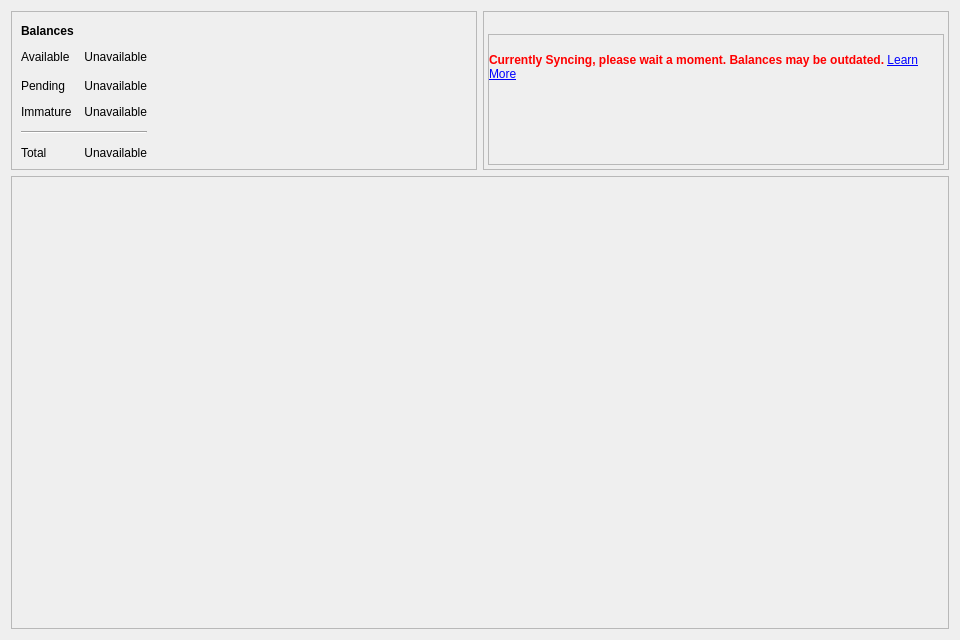
<?xml version="1.0" encoding="UTF-8"?>
<ui version="4.0">
 <class>OverviewPage</class>
 <widget class="QWidget" name="OverviewPage">
  <property name="geometry">
   <rect>
    <x>0</x>
    <y>0</y>
    <width>960</width>
    <height>640</height>
   </rect>
  </property>
  <property name="windowTitle">
   <string>Form</string>
  </property>
  <layout class="QVBoxLayout" name="topLayout">
   <item>
    <layout class="QVBoxLayout" name="verticalLayout_2">
     <item>
      <layout class="QHBoxLayout" name="horizontalLayout_6">
       <item>
        <widget class="QFrame" name="frame">
         <property name="sizePolicy">
          <sizepolicy hsizetype="Minimum" vsizetype="Maximum">
           <horstretch>0</horstretch>
           <verstretch>0</verstretch>
          </sizepolicy>
         </property>
         <property name="maximumSize">
          <size>
           <width>16777215</width>
           <height>256</height>
          </size>
         </property>
         <property name="frameShape">
          <enum>QFrame::StyledPanel</enum>
         </property>
         <property name="frameShadow">
          <enum>QFrame::Raised</enum>
         </property>
         <layout class="QVBoxLayout" name="verticalLayout_4">
          <item>
           <layout class="QHBoxLayout" name="horizontalLayout_4">
            <item>
             <widget class="QLabel" name="label_5">
              <property name="font">
               <font>
                <bold>true</bold>
               </font>
              </property>
              <property name="text">
               <string>Balances</string>
              </property>
             </widget>
            </item>
            <item>
             <spacer name="horizontalSpacer_2">
              <property name="orientation">
               <enum>Qt::Horizontal</enum>
              </property>
              <property name="sizeHint" stdset="0">
               <size>
                <width>40</width>
                <height>20</height>
               </size>
              </property>
             </spacer>
            </item>
           </layout>
          </item>
          <item>
           <layout class="QGridLayout" name="gridLayout">
            <property name="spacing">
             <number>12</number>
            </property>
            <item row="1" column="1">
             <widget class="QLabel" name="labelBalance">
              <property name="cursor">
               <cursorShape>IBeamCursor</cursorShape>
              </property>
              <property name="toolTip">
               <string>Your current spendable balance</string>
              </property>
              <property name="text">
               <string>Unavailable</string>
              </property>
              <property name="alignment">
               <set>Qt::AlignRight|Qt::AlignTrailing|Qt::AlignVCenter</set>
              </property>
              <property name="textInteractionFlags">
               <set>Qt::LinksAccessibleByMouse|Qt::TextSelectableByKeyboard|Qt::TextSelectableByMouse</set>
              </property>
             </widget>
            </item>
            <item row="2" column="0">
             <widget class="QLabel" name="labelPendingText">
              <property name="text">
               <string>Pending</string>
              </property>
             </widget>
            </item>
            <item row="5" column="1">
             <widget class="QLabel" name="labelTotal">
              <property name="cursor">
               <cursorShape>IBeamCursor</cursorShape>
              </property>
              <property name="toolTip">
               <string>Your current total balance</string>
              </property>
              <property name="text">
               <string>Unavailable</string>
              </property>
              <property name="alignment">
               <set>Qt::AlignRight|Qt::AlignTrailing|Qt::AlignVCenter</set>
              </property>
              <property name="textInteractionFlags">
               <set>Qt::LinksAccessibleByMouse|Qt::TextSelectableByKeyboard|Qt::TextSelectableByMouse</set>
              </property>
             </widget>
            </item>
            <item row="1" column="0">
             <widget class="QLabel" name="labelBalanceText">
              <property name="text">
               <string>Available</string>
              </property>
             </widget>
            </item>
            <item row="3" column="1">
             <widget class="QLabel" name="labelImmature">
              <property name="cursor">
               <cursorShape>IBeamCursor</cursorShape>
              </property>
              <property name="toolTip">
               <string>Mined balance that has not yet matured</string>
              </property>
              <property name="text">
               <string>Unavailable</string>
              </property>
              <property name="alignment">
               <set>Qt::AlignRight|Qt::AlignTrailing|Qt::AlignVCenter</set>
              </property>
              <property name="textInteractionFlags">
               <set>Qt::LinksAccessibleByMouse|Qt::TextSelectableByKeyboard|Qt::TextSelectableByMouse</set>
              </property>
             </widget>
            </item>
            <item row="1" column="2">
             <spacer name="horizontalSpacer_4">
              <property name="orientation">
               <enum>Qt::Horizontal</enum>
              </property>
              <property name="sizeHint" stdset="0">
               <size>
                <width>40</width>
                <height>20</height>
               </size>
              </property>
             </spacer>
            </item>
            <item row="5" column="0">
             <widget class="QLabel" name="labelTotalText">
              <property name="text">
               <string>Total</string>
              </property>
             </widget>
            </item>
            <item row="3" column="0">
             <widget class="QLabel" name="labelImmatureText">
              <property name="text">
               <string>Immature</string>
              </property>
             </widget>
            </item>
            <item row="2" column="1">
             <widget class="QLabel" name="labelUnconfirmed">
              <property name="cursor">
               <cursorShape>IBeamCursor</cursorShape>
              </property>
              <property name="toolTip">
               <string>Total of transactions that have yet to be confirmed, and do not yet count toward the spendable balance</string>
              </property>
              <property name="text">
               <string>Unavailable</string>
              </property>
              <property name="alignment">
               <set>Qt::AlignRight|Qt::AlignTrailing|Qt::AlignVCenter</set>
              </property>
              <property name="textInteractionFlags">
               <set>Qt::LinksAccessibleByMouse|Qt::TextSelectableByKeyboard|Qt::TextSelectableByMouse</set>
              </property>
             </widget>
            </item>
            <item row="4" column="0" colspan="2">
             <widget class="Line" name="line">
              <property name="orientation">
               <enum>Qt::Horizontal</enum>
              </property>
             </widget>
            </item>
           </layout>
          </item>
         </layout>
        </widget>
       </item>
       <item>
        <widget class="QFrame" name="status">
         <property name="sizePolicy">
          <sizepolicy hsizetype="Minimum" vsizetype="Maximum">
           <horstretch>0</horstretch>
           <verstretch>0</verstretch>
          </sizepolicy>
         </property>
         <property name="maximumSize">
          <size>
           <width>16777215</width>
           <height>256</height>
          </size>
         </property>
         <property name="frameShape">
          <enum>QFrame::StyledPanel</enum>
         </property>
         <property name="frameShadow">
          <enum>QFrame::Raised</enum>
         </property>
         <layout class="QVBoxLayout" name="verticalLayout_5">
          <property name="spacing">
           <number>4</number>
          </property>
          <property name="leftMargin">
           <number>4</number>
          </property>
          <property name="topMargin">
           <number>4</number>
          </property>
          <property name="rightMargin">
           <number>4</number>
          </property>
          <property name="bottomMargin">
           <number>4</number>
          </property>
          <item>
           <layout class="QHBoxLayout" name="statusHeader">
            <item>
             <spacer name="spacerHeader">
              <property name="orientation">
               <enum>Qt::Horizontal</enum>
              </property>
              <property name="sizeType">
               <enum>QSizePolicy::Expanding</enum>
              </property>
              <property name="sizeHint" stdset="0">
               <size>
                <width>40</width>
                <height>0</height>
               </size>
              </property>
             </spacer>
            </item>
            <item>
             <widget class="QLabel" name="version">
              <property name="sizePolicy">
               <sizepolicy hsizetype="Preferred" vsizetype="Maximum">
                <horstretch>0</horstretch>
                <verstretch>0</verstretch>
               </sizepolicy>
              </property>
              <property name="text">
               <string/>
              </property>
             </widget>
            </item>
           </layout>
          </item>
          <item>
           <widget class="QScrollArea" name="scrollArea">
            <property name="sizePolicy">
             <sizepolicy hsizetype="Expanding" vsizetype="Expanding">
              <horstretch>0</horstretch>
              <verstretch>0</verstretch>
             </sizepolicy>
            </property>
            <property name="lineWidth">
             <number>0</number>
            </property>
            <property name="widgetResizable">
             <bool>true</bool>
            </property>
            <widget class="QWidget" name="scrollAreaWidgetContents_2">
             <property name="geometry">
              <rect>
               <x>0</x>
               <y>0</y>
               <width>454</width>
               <height>137</height>
              </rect>
             </property>
             <layout class="QVBoxLayout" name="verticalLayout_6">
              <property name="spacing">
               <number>0</number>
              </property>
              <property name="leftMargin">
               <number>0</number>
              </property>
              <property name="topMargin">
               <number>0</number>
              </property>
              <property name="rightMargin">
               <number>0</number>
              </property>
              <property name="bottomMargin">
               <number>0</number>
              </property>
              <item>
               <widget class="QFrame" name="verticalFrame">
                <property name="sizePolicy">
                 <sizepolicy hsizetype="Expanding" vsizetype="Expanding">
                  <horstretch>0</horstretch>
                  <verstretch>0</verstretch>
                 </sizepolicy>
                </property>
                <layout class="QVBoxLayout" name="verticalLayout_3">
                 <property name="spacing">
                  <number>4</number>
                 </property>
                 <property name="sizeConstraint">
                  <enum>QLayout::SetMinAndMaxSize</enum>
                 </property>
                 <property name="leftMargin">
                  <number>0</number>
                 </property>
                 <property name="topMargin">
                  <number>0</number>
                 </property>
                 <property name="rightMargin">
                  <number>0</number>
                 </property>
                 <property name="bottomMargin">
                  <number>0</number>
                 </property>
                 <item>
                  <widget class="QLabel" name="labelAlerts">
                   <property name="sizePolicy">
                    <sizepolicy hsizetype="Expanding" vsizetype="Maximum">
                     <horstretch>0</horstretch>
                     <verstretch>0</verstretch>
                    </sizepolicy>
                   </property>
                   <property name="minimumSize">
                    <size>
                     <width>339</width>
                     <height>0</height>
                    </size>
                   </property>
                   <property name="visible">
                    <bool>true</bool>
                   </property>
                   <property name="styleSheet">
                    <string notr="true">QLabel {color:#FF8000; }</string>
                   </property>
                   <property name="wordWrap">
                    <bool>true</bool>
                   </property>
                   <property name="margin">
                    <number>2</number>
                   </property>
                   <property name="textInteractionFlags">
                    <set>Qt::TextSelectableByMouse</set>
                   </property>
                  </widget>
                 </item>
                 <item>
                  <widget class="QLabel" name="labelSyncWarning">
                   <property name="sizePolicy">
                    <sizepolicy hsizetype="Expanding" vsizetype="Maximum">
                     <horstretch>0</horstretch>
                     <verstretch>0</verstretch>
                    </sizepolicy>
                   </property>
                   <property name="styleSheet">
                    <string notr="true">QLabel {color:#FF0000;}</string>
                   </property>
                   <property name="text">
                    <string>&lt;span style=&quot; font-weight:600;&quot;&gt;Currently Syncing, please wait a moment. Balances may be outdated. &lt;/span&gt;&lt;a href=&quot;https://riecoin.xyz/Core/Sync/&quot;&gt;Learn More&lt;/a&gt;</string>
                   </property>
                   <property name="wordWrap">
                    <bool>true</bool>
                   </property>
                   <property name="margin">
                    <number>2</number>
                   </property>
                   <property name="textInteractionFlags">
                    <set>Qt::LinksAccessibleByMouse|Qt::TextSelectableByMouse</set>
                   </property>
                  </widget>
                 </item>
                 <item>
                  <spacer name="verticalSpacer">
                   <property name="orientation">
                    <enum>Qt::Vertical</enum>
                   </property>
                   <property name="sizeHint" stdset="0">
                    <size>
                     <width>20</width>
                     <height>40</height>
                    </size>
                   </property>
                  </spacer>
                 </item>
                </layout>
               </widget>
              </item>
             </layout>
            </widget>
           </widget>
          </item>
         </layout>
        </widget>
       </item>
      </layout>
     </item>
     <item>
      <widget class="QFrame" name="transactions">
       <property name="frameShape">
        <enum>QFrame::StyledPanel</enum>
       </property>
       <property name="frameShadow">
        <enum>QFrame::Raised</enum>
       </property>
       <layout class="QVBoxLayout" name="verticalLayout">
        <property name="leftMargin">
         <number>0</number>
        </property>
        <property name="topMargin">
         <number>0</number>
        </property>
        <property name="rightMargin">
         <number>0</number>
        </property>
        <property name="bottomMargin">
         <number>0</number>
        </property>
        <item>
         <widget class="TransactionOverviewWidget" name="listTransactions">
          <property name="minimumSize">
           <size>
            <width>0</width>
            <height>288</height>
           </size>
          </property>
          <property name="styleSheet">
           <string notr="true">QListView { background: transparent; }</string>
          </property>
          <property name="frameShape">
           <enum>QFrame::NoFrame</enum>
          </property>
          <property name="verticalScrollBarPolicy">
           <enum>Qt::ScrollBarAlwaysOff</enum>
          </property>
          <property name="horizontalScrollBarPolicy">
           <enum>Qt::ScrollBarAlwaysOff</enum>
          </property>
          <property name="sizeAdjustPolicy">
           <enum>QAbstractScrollArea::AdjustToContents</enum>
          </property>
          <property name="selectionMode">
           <enum>QAbstractItemView::NoSelection</enum>
          </property>
          <property name="uniformItemSizes">
           <bool>true</bool>
          </property>
         </widget>
        </item>
       </layout>
      </widget>
     </item>
    </layout>
   </item>
  </layout>
 </widget>
 <customwidgets>
  <customwidget>
   <class>TransactionOverviewWidget</class>
   <extends>QListView</extends>
   <header>qt/transactionoverviewwidget.h</header>
  </customwidget>
 </customwidgets>
 <resources/>
 <connections/>
</ui>
